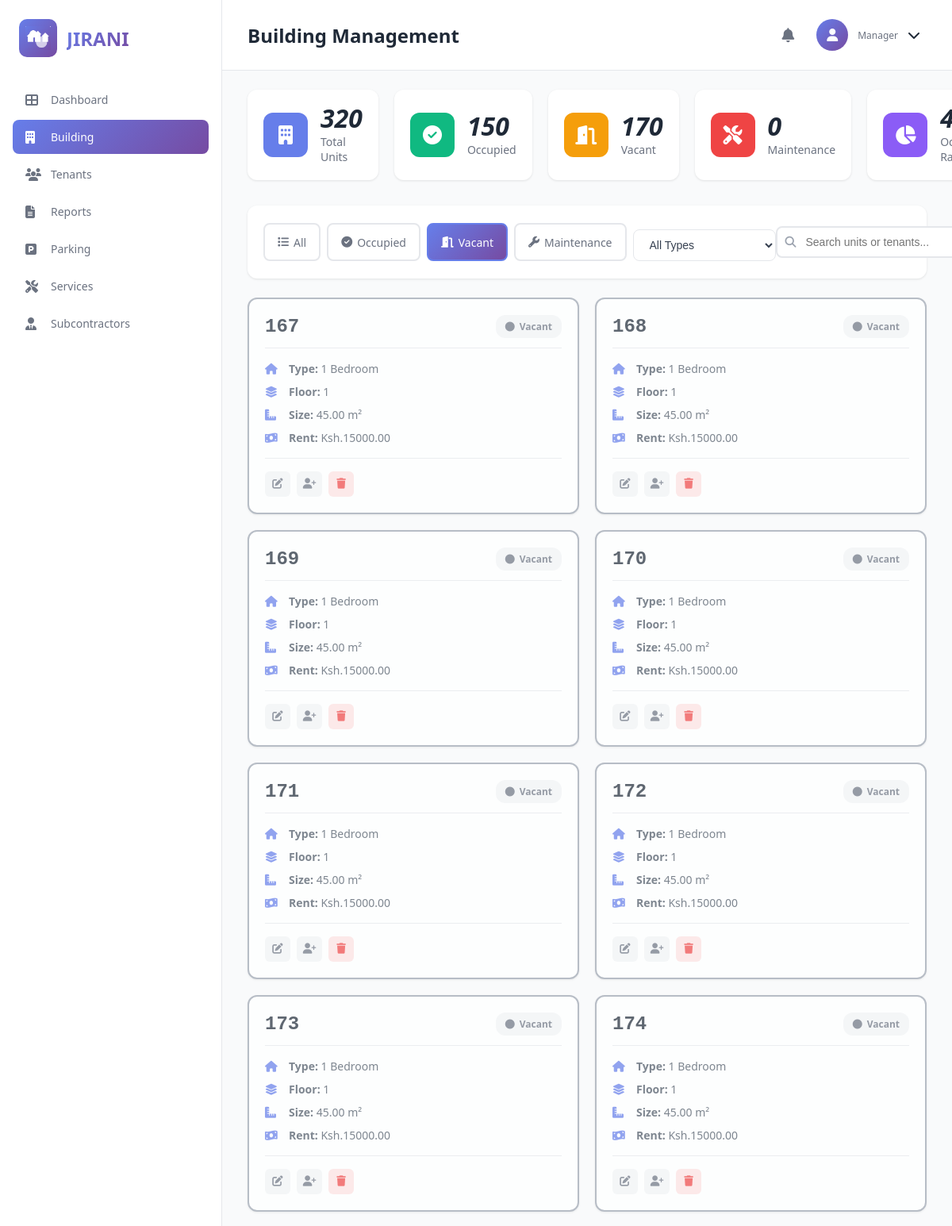
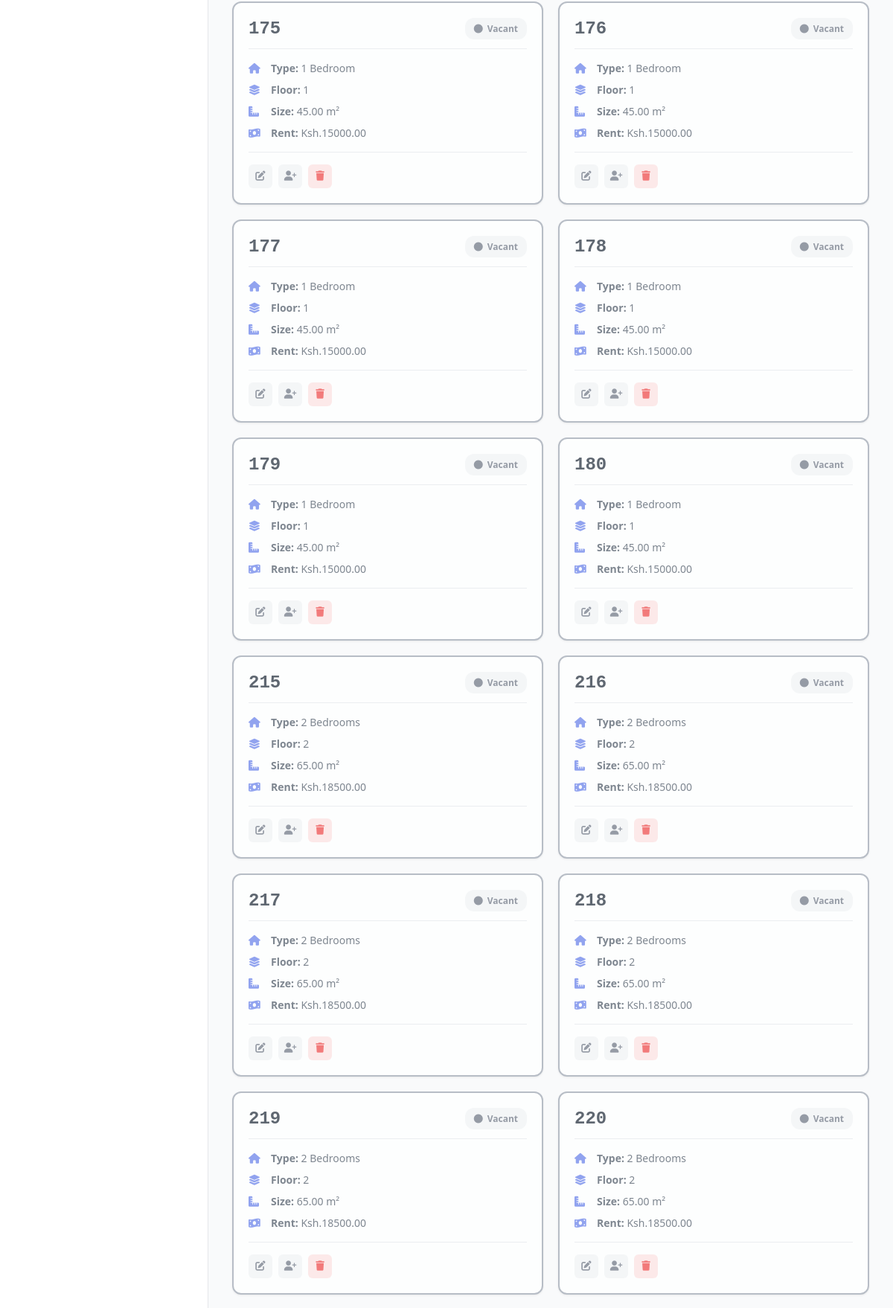
/building/?status=vacant (signed in, upper part), run on the app's committed database (2 pictures, top to bottom).
### dashboard/models.py (models this page shows, shortened)
class Unit(models.Model):
    UNIT_STATUS = [
        ('vacant', 'Vacant'),
        ('occupied', 'Occupied'),
        ('upcoming', 'Upcoming'),
    ]
    unit_number = models.CharField(max_length=10, unique=True)
    status = models.CharField(max_length=20, choices=UNIT_STATUS)
    image = models.ImageField(upload_to='units/', null=True, blank=True)

### dashboard/views.py (the view)
# urls.py: path('building/', views.building_view, name='building'),
@login_required
def building_view(request):
    all_units = Unit.objects.select_related('resident__user').all()
    filter_status = request.GET.get('status', 'all')
    filter_type = request.GET.get('type', 'all')
    search_query = request.GET.get('search', '')
    units = all_units
    if filter_status != 'all':
        units = units.filter(status=filter_status)
    if filter_type != 'all':
        units = units.filter(unit_type=filter_type)
    if search_query:
        units = units.filter(
            Q(unit_number__icontains=search_query) |
            Q(resident__user__first_name__icontains=search_query) |
            Q(resident__user__last_name__icontains=search_query)
        )
    total_units = all_units.count()
    occupied_units = all_units.filter(status='occupied').count()
    vacant_units = all_units.filter(status='vacant').count()
    maintenance_units = all_units.filter(status='maintenance').count()
    occupancy_rate = 0
    if total_units > 0:
        occupancy_rate = round((occupied_units / total_units) * 100, 1)
    total_floors = all_units.aggregate(Max('floor'))['floor__max'] or 0
    available_residents = Resident.objects.filter(
    is_active=True,  # or status='active' if that's your field
    unit_number__in=['', None]  # tenants with no unit assigned
).select_related('user')
    stats = {
        'total_units': total_units,
        'occupied': occupied_units,
        'vacant': vacant_units,
        'maintenance': maintenance_units,
        'occupancy_rate': occupancy_rate,
        'total_floors': total_floors,
    }
    context = {
        'units': units.order_by('unit_number'),
        'stats': stats,
        'filter_status': filter_status,
        'filter_type': filter_type,
        'search_query': search_query,
        'available_residents': available_residents,
    }
    return render(request, 'dashboard/building.html', context)

### dashboard/templates/dashboard/building.html (shortened to what this page needs)
{% load static %}
<!DOCTYPE html>
<html lang="en">
<head>
    <link rel="stylesheet" href="{% static 'css/style.css' %}">
    <link rel="stylesheet" href="https://cdnjs.cloudflare.com/ajax/libs/font-awesome/6.4.0/css/all.min.css">
</head>
<body>
    <div class="container">
        <aside class="sidebar">
            <div class="logo">
                <div class="logo-icon">
                    <img src="{% static 'images/Jirani App Logo 1.png' %}" alt="Jirani Logo" style="width: 32px; height: 32px; object-fit: contain;">
                </div>
                <h1>JIRANI</h1>
            </div>
            <nav class="nav-menu">
                <a href="{% url 'dashboard' %}" class="nav-item {% if request.resolver_match.url_name == 'dashboard' %}active{% endif %}">
                    <i class="fas fa-th-large"></i>
                    <span>Dashboard</span>
                </a>
                <a href="{% url 'building' %}" class="nav-item {% if request.resolver_match.url_name == 'building' %}active{% endif %}">
                    <i class="fas fa-building"></i>
                    <span>Building</span>
                </a>
                <a href="{% url 'tenants' %}" class="nav-item {% if request.resolver_match.url_name == 'tenants' %}active{% endif %}">
                    <i class="fas fa-users"></i>
                    <span>Tenants</span>
                </a>
                <a href="{% url 'reports' %}" class="nav-item">
                    <i class="fas fa-file-alt"></i>
                    <span>Reports</span>
                </a>
                <a href="{% url 'parking' %}" class="nav-item {% if request.resolver_match.url_name == 'parking' %}active{% endif %}">
                    <i class="fas fa-parking"></i>
                    <span>Parking</span>
                </a>
                <a href="{% url 'services' %}" class="nav-item {% if request.resolver_match.url_name == 'services' %}active{% endif %}">
                    <i class="fas fa-tools"></i>
                    <span>Services</span>
                </a>
                <a href="{% url 'subcontractors' %}" class="nav-item {% if request.resolver_match.url_name == 'subcontractors' %}active{% endif %}">
                    <i class="fas fa-user-tie"></i>
                    <span>Subcontractors</span>
                </a>
            </nav>
        </aside>
        <main class="main-content">
            <header class="top-nav">
                <h2 style="font-size: 24px; font-weight: 700; color: #1f2937;">Building Management</h2>
                <div class="user-section">
                    <i class="fas fa-bell"></i>
                    <div class="user-profile" id="userProfileBtn">
                        <div class="user-avatar">
                            <i class="fas fa-user"></i>
                        </div>
                        <div class="user-info">
                            <div class="user-role">Manager</div>
                        </div>
                        <i class="fas fa-chevron-down"></i>
                    </div>
                </div>
            </header>
            <div class="tenants-page">
                <div class="stats-grid" style="grid-template-columns: repeat(6, 1fr);">
                    <div class="stat-card">
                        <div class="stat-icon" style="background: #667eea;">
                            <i class="fas fa-building"></i>
                        </div>
                        <div class="stat-content">
                            <div class="stat-number">{{ stats.total_units }}</div>
                            <div class="stat-label">Total Units</div>
                        </div>
                    </div>
                    <div class="stat-card">
                        <div class="stat-icon" style="background: #10b981;">
                            <i class="fas fa-check-circle"></i>
                        </div>
                        <div class="stat-content">
                            <div class="stat-number">{{ stats.occupied }}</div>
                            <div class="stat-label">Occupied</div>
                        </div>
                    </div>
                    <div class="stat-card">
                        <div class="stat-icon" style="background: #f59e0b;">
                            <i class="fas fa-door-open"></i>
                        </div>
                        <div class="stat-content">
                            <div class="stat-number">{{ stats.vacant }}</div>
                            <div class="stat-label">Vacant</div>
                        </div>
                    </div>
                    <div class="stat-card">
                        <div class="stat-icon" style="background: #ef4444;">
                            <i class="fas fa-tools"></i>
                        </div>
                        <div class="stat-content">
                            <div class="stat-number">{{ stats.maintenance }}</div>
                            <div class="stat-label">Maintenance</div>
                        </div>
                    </div>
                    <div class="stat-card">
                        <div class="stat-icon" style="background: #8b5cf6;">
                            <i class="fas fa-chart-pie"></i>
                        </div>
                        <div class="stat-content">
                            <div class="stat-number">{{ stats.occupancy_rate }}%</div>
                            <div class="stat-label">Occupancy Rate</div>
                        </div>
                    </div>
                </div>
                <div class="tenants-toolbar">
                    <div class="filter-buttons">
                        <a href="?status=all&type={{ filter_type }}&search={{ search_query }}"
                           class="filter-btn {% if filter_status == 'all' %}active{% endif %}">
                            <i class="fas fa-list"></i> All
                        </a>
                        <a href="?status=occupied&type={{ filter_type }}&search={{ search_query }}"
                           class="filter-btn {% if filter_status == 'occupied' %}active{% endif %}">
                            <i class="fas fa-check-circle"></i> Occupied
                        </a>
                        <a href="?status=vacant&type={{ filter_type }}&search={{ search_query }}"
                           class="filter-btn {% if filter_status == 'vacant' %}active{% endif %}">
                            <i class="fas fa-door-open"></i> Vacant
                        </a>
                        <a href="?status=maintenance&type={{ filter_type }}&search={{ search_query }}"
                           class="filter-btn {% if filter_status == 'maintenance' %}active{% endif %}">
                            <i class="fas fa-wrench"></i> Maintenance
                        </a>
                        <div class="category-filter">
                            <select onchange="window.location.href='?status={{ filter_status }}&type=' + this.value + '&search={{ search_query }}'">
                                <option value="all" {% if filter_type == 'all' %}selected{% endif %}>All Types</option>
                            </select>
                        </div>
                    </div>
                    <div class="search-actions">
                        <form class="search-form" method="GET">
                            <i class="fas fa-search"></i>
                            <input type="text" name="search" placeholder="Search units or tenants..." value="{{ search_query }}">
                        </form>
                    </div>
                </div>
                {% if units %}
                <div class="parking-grid" style="grid-template-columns: repeat(auto-fill, minmax(320px, 1fr));">
                    {% for unit in units %}
                    <div class="parking-slot-card {% if unit.status == 'occupied' %}assigned{% elif unit.status == 'vacant' %}available{% endif %}"
                         style="{% if unit.status == 'maintenance' %}border-color: #ef4444;{% endif %}">
                        <div class="slot-header">
                            <div class="slot-number">{{ unit.unit_number }}</div>
                            <span class="slot-status-badge {% if unit.status == 'occupied' %}assigned{% elif unit.status == 'vacant' %}available{% else %}urgent{% endif %}">
                                <i class="fas fa-circle"></i>
                                {{ unit.get_status_display }}
                            </span>
                        </div>
                        <div class="slot-details">
                            <div class="slot-info-item">
                                <i class="fas fa-home"></i>
                                <span><strong>Type:</strong> {{ unit.get_unit_type_display }}</span>
                            </div>
                            <div class="slot-info-item">
                                <i class="fas fa-layer-group"></i>
                                <span><strong>Floor:</strong> {{ unit.floor }}</span>
                            </div>
                            <div class="slot-info-item">
                                <i class="fas fa-ruler-combined"></i>
                                <span><strong>Size:</strong> {{ unit.size_sqm }} m²</span>
                            </div>
                            <div class="slot-info-item">
                                <i class="fas fa-money-bill-wave"></i>
                                <span><strong>Rent:</strong> Ksh.{{ unit.rent_amount }}</span>
                            </div>
                        </div>
                        <div class="action-buttons" style="margin-top: 16px; border-top: 1px solid #e5e7eb; padding-top: 16px;">
                            <button class="btn-icon"
                                    data-unit-id="{{ unit.id }}"
                                    data-unit-number="{{ unit.unit_number }}"
                                    data-unit-type="{{ unit.unit_type }}"
                                    data-floor="{{ unit.floor }}"
                                    data-size="{{ unit.size_sqm }}"
                                    data-rent="{{ unit.rent_amount }}"
                                    data-status="{{ unit.status }}"
                                    data-description="{{ unit.description|escapejs }}"
                                    onclick="openEditModalFromData(this)"
                                    title="Edit Unit">
                                <i class="fas fa-edit"></i>
                            </button>
                            <button class="btn-icon"
                                    data-unit-id="{{ unit.id }}"
                                    data-unit-number="{{ unit.unit_number }}"
                                    data-resident-id="{% if unit.resident %}{{ unit.resident.id }}{% endif %}"
                                    onclick="openAssignModalFromData(this)"
                                    title="Assign Tenant">
                                <i class="fas fa-user-plus"></i>
                            </button>
                            <button class="btn-icon"
                                    onclick="deleteUnit({{ unit.id }}, '{{ unit.unit_number }}')"
                                    title="Delete Unit"
                                    style="background: #fee2e2; color: #ef4444;">
                                <i class="fas fa-trash"></i>
                            </button>
                        </div>
                    </div>
                    {% endfor %}
                </div>
                {% endif %}
            </div>
        </main>
    </div>
</body>
</html>

### data on the page
Unit: unit_number "167", status "Vacant", unit_type "1 Bedroom", floor "1", size_sqm "45.00", rent_amount "15000.00"
Unit: unit_number "168", status "Vacant", unit_type "1 Bedroom", floor "1", size_sqm "45.00", rent_amount "15000.00"
Unit: unit_number "169", status "Vacant", unit_type "1 Bedroom", floor "1", size_sqm "45.00", rent_amount "15000.00"
Unit: unit_number "170", status "Vacant", unit_type "1 Bedroom", floor "1", size_sqm "45.00", rent_amount "15000.00"
Unit: unit_number "171", status "Vacant", unit_type "1 Bedroom", floor "1", size_sqm "45.00", rent_amount "15000.00"
Unit: unit_number "172", status "Vacant", unit_type "1 Bedroom", floor "1", size_sqm "45.00", rent_amount "15000.00"
Unit: unit_number "173", status "Vacant", unit_type "1 Bedroom", floor "1", size_sqm "45.00", rent_amount "15000.00"
Unit: unit_number "174", status "Vacant", unit_type "1 Bedroom", floor "1", size_sqm "45.00", rent_amount "15000.00"
Unit: unit_number "175", status "Vacant", unit_type "1 Bedroom", floor "1", size_sqm "45.00", rent_amount "15000.00"
Unit: unit_number "176", status "Vacant", unit_type "1 Bedroom", floor "1", size_sqm "45.00", rent_amount "15000.00"
Unit: unit_number "177", status "Vacant", unit_type "1 Bedroom", floor "1", size_sqm "45.00", rent_amount "15000.00"
Unit: unit_number "178", status "Vacant", unit_type "1 Bedroom", floor "1", size_sqm "45.00", rent_amount "15000.00"
Unit: unit_number "179", status "Vacant", unit_type "1 Bedroom", floor "1", size_sqm "45.00", rent_amount "15000.00"
Unit: unit_number "180", status "Vacant", unit_type "1 Bedroom", floor "1", size_sqm "45.00", rent_amount "15000.00"
Unit: unit_number "215", status "Vacant", unit_type "2 Bedrooms", floor "2", size_sqm "65.00", rent_amount "18500.00"
Unit: unit_number "216", status "Vacant", unit_type "2 Bedrooms", floor "2", size_sqm "65.00", rent_amount "18500.00"
Unit: unit_number "217", status "Vacant", unit_type "2 Bedrooms", floor "2", size_sqm "65.00", rent_amount "18500.00"
Unit: unit_number "218", status "Vacant", unit_type "2 Bedrooms", floor "2", size_sqm "65.00", rent_amount "18500.00"
Unit: unit_number "219", status "Vacant", unit_type "2 Bedrooms", floor "2", size_sqm "65.00", rent_amount "18500.00"
Unit: unit_number "220", status "Vacant", unit_type "2 Bedrooms", floor "2", size_sqm "65.00", rent_amount "18500.00"

### other printed values
{{ stats.total_units }} "320"
{{ stats.occupied }} "150"
{{ stats.vacant }} "170"
{{ stats.maintenance }} "0"
